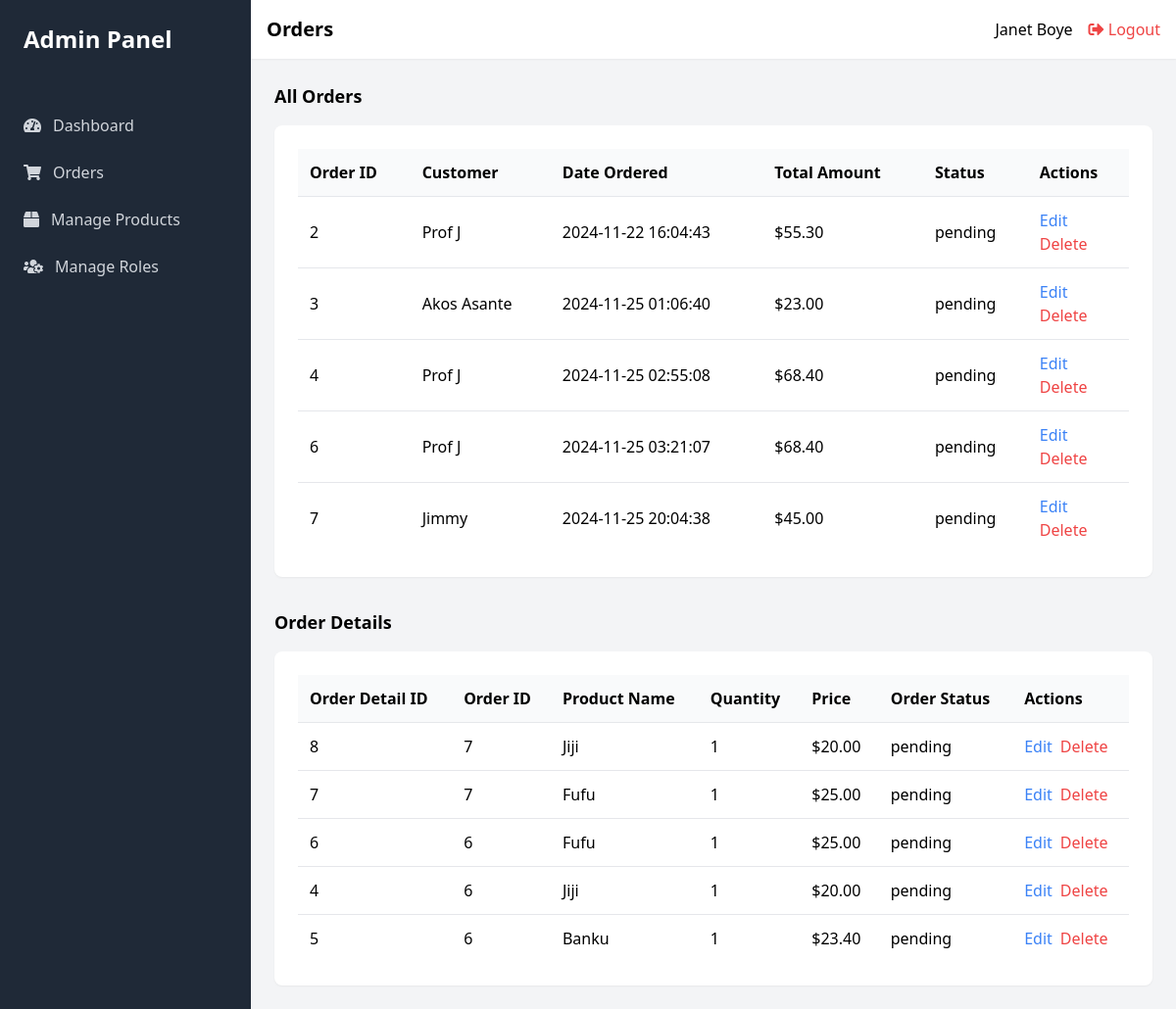
The app's page /view/manage_orders.php (signed in) with its own data.
### tables this page shows
CREATE TABLE `orders` (
  `order_id` int(11) NOT NULL,
  `user_id` int(11) NOT NULL,
  `date` datetime NOT NULL DEFAULT current_timestamp(),
  `total_amount` decimal(10,2) NOT NULL,
  `status` enum('pending','completed','collected','cancelled') NOT NULL DEFAULT 'pending'
);

CREATE TABLE `users` (
  `user_id` int(11) NOT NULL,
  `name` varchar(100) NOT NULL,
  `email` varchar(100) NOT NULL,
  `password` varchar(255) NOT NULL,
  `role` enum('administrator','inventory manager','sales personnel','customer') NOT NULL,
  `auth_pin` int(11) DEFAULT NULL,
  `last_update` timestamp NULL DEFAULT NULL ON UPDATE current_timestamp(),
  `otp_expiry` timestamp NULL DEFAULT NULL
);

CREATE TABLE `order_details` (
  `order_detail_id` int(11) NOT NULL,
  `order_id` int(11) NOT NULL,
  `product_id` int(11) NOT NULL,
  `qty` int(11) NOT NULL,
  `price` decimal(10,2) NOT NULL
);

CREATE TABLE `products` (
  `product_id` int(11) NOT NULL,
  `pname` varchar(100) NOT NULL,
  `description` text NOT NULL,
  `price` decimal(10,2) NOT NULL,
  `stock_qty` int(11) DEFAULT NULL
);

### controllers/order_controller.php (called while the page is built, shortened)
<?php
require_once("../classes/order_class.php");
function getOrdersController() {
    $orders = new Orders();
    return $orders->getOrders();
}
function getAllOrderDetailsController() {
    $order = new Orders();
    return $order->getAllOrderDetails();
}
?>

### classes/order_class.php (called while the page is built, shortened)
<?php
require_once ('../settings/db_class.php');
class Orders extends db_connection
{
    public function getAllOrderDetails() {
        $ndb = new db_connection();
        $sql = "SELECT `order_details`.`order_detail_id`, `orders`.`order_id`, `orders`.`status` AS order_status,
                        `order_details`.`qty`, `order_details`.`price`, `products`.`pname`
                FROM `order_details`
                JOIN `products` ON `order_details`.`product_id` = `products`.`product_id`
                JOIN `orders` ON `order_details`.`order_id` = `orders`.`order_id`
                ORDER BY `orders`.`date` DESC";
        if ($ndb->db_query($sql)) {
            $order_details = $ndb->db_fetch_all();
            return $order_details ? $order_details : [];
        } else {
            error_log("Error retrieving order details: " . mysqli_error($ndb->db_conn()));
            return [];
        }
    }
    function getOrders() {
        $ndb = new db_connection();
        $sql = "SELECT `orders`.*, `users`.`name` FROM `orders`
                JOIN `users` ON `orders`.`user_id` = `users`.`user_id`";
        $result = mysqli_query($ndb->db_conn(), $sql);
        $orders = array();
        if ($result && mysqli_num_rows($result) > 0) {
            while ($row = mysqli_fetch_assoc($result)) {
                $orders[] = $row;
            }
        }
        return $orders;
    }
}
?>

### settings/db_class.php (called while the page is built, shortened)
<?php
if (!class_exists('db_connection')) {
	class db_connection
	{
		public $db = null;
		public $results = null;
		function db_connect()
		{
			$this->db = mysqli_connect(SERVER, USERNAME, PASSWORD, DATABASE);
			if (mysqli_connect_errno()) {
				return false;
			} else {
				return true;
			}
		}
		function db_conn()
		{
			$this->db = mysqli_connect(SERVER, USERNAME, PASSWORD, DATABASE);
			if (mysqli_connect_errno()) {
				return false;
			} else {
				return $this->db;
			}
		}
		function db_query($sqlQuery)
		{
			$this->results = mysqli_query($this->db, $sqlQuery);
			if ($this->results == false) {
				return false;
			} else {
				return true;
			}
		}
		function db_fetch_all()
		{
			return mysqli_fetch_all($this->results, MYSQLI_ASSOC);
		}
	}
}
?>

### view/manage_orders.php (the view, shortened to what this page needs)
<?php
$role = $_SESSION['user_role'];
require_once('../controllers/order_controller.php');
$orders = getOrdersController();
$order_details = getAllOrderDetailsController();
?>
<!DOCTYPE html>
<html lang="en">
<head>
    <link href="https://cdn.jsdelivr.net/npm/tailwindcss@2.2.16/dist/tailwind.min.css" rel="stylesheet">
    <link rel="stylesheet" href="https://cdnjs.cloudflare.com/ajax/libs/font-awesome/5.15.3/css/all.min.css">
</head>
<body>
    <div class="flex h-screen bg-gray-100">
        <div class="w-64 bg-gray-800">
            <div class="p-6">
                <h1 class="text-2xl font-bold text-white">Admin Panel</h1>
            </div>
            <nav class="mt-6">
                <a href="admin.php" class="flex items-center py-3 px-6 text-gray-300 hover:bg-gray-700 hover:text-white transition-all duration-200">
                    <i class="fas fa-tachometer-alt mr-3"></i> Dashboard
                </a>
                <?php if ($role === 'administrator' || $role === 'sales personnel' || $role === 'inventory manager') { ?>
                    <a href="manage_orders.php" class="flex items-center py-3 px-6 text-gray-300 hover:bg-gray-700 hover:text-white transition-all duration-200">
                        <i class="fas fa-shopping-cart mr-3"></i> Orders
                    </a>
                <?php } ?>
                <?php if ($role === 'administrator' || $role === 'sales personnel' || $role === 'inventory manager') { ?>
                    <a href="manage_products.php" class="flex items-center py-3 px-6 text-gray-300 hover:bg-gray-700 hover:text-white transition-all duration-200">
                        <i class="fas fa-box mr-3"></i> Manage Products
                    </a>
                <?php } ?>
                <?php if ($role === 'administrator') { ?>
                    <a href="manage_roles.php" class="flex items-center py-3 px-6 text-gray-300 hover:bg-gray-700 hover:text-white transition-all duration-200">
                        <i class="fas fa-users-cog mr-3"></i> Manage Roles
                    </a>
                <?php } ?>
            </nav>
        </div>
        <div class="flex-1 overflow-x-hidden overflow-y-auto">
            <header class="bg-white shadow-sm p-4">
                <div class="flex items-center justify-between">
                    <h2 class="text-xl font-semibold">Orders</h2>
                    <div class="flex items-center">
                        <span class="mr-4"><?php echo $_SESSION['user_name']; ?></span>
                        <a href="../actions/logout_action.php" class="text-red-500 hover:text-red-700">
                            <i class="fas fa-sign-out-alt"></i> Logout
                        </a>
                    </div>
                </div>
            </header>
            <main class="p-6">
                <div class="flex justify-between items-center mb-4">
                    <h3 class="text-lg font-semibold">All Orders</h3>
                </div>
                <div class="bg-white p-6 rounded-lg shadow-sm">
                    <table class="w-full">
                        <thead>
                            <tr class="bg-gray-50">
                                <th class="p-3 text-left">Order ID</th>
                                <th class="p-3 text-left">Customer</th>
                                <th class="p-3 text-left">Date Ordered</th>
                                <th class="p-3 text-left">Total Amount</th>
                                <th class="p-3 text-left">Status</th>
                                <?php if ($role === 'administrator' || $role === 'sales personnel') { ?>
                                    <th class="p-3 text-left">Actions</th>
                                <?php } ?>
                            </tr>
                        </thead>
                        <tbody>
                            <?php foreach ($orders as $order) { ?>
                                <tr class="border-t">
                                    <td class="p-3"><?php echo $order['order_id']; ?></td>
                                    <td class="p-3"><?php echo $order['name']; ?></td>
                                    <td class="p-3"><?php echo $order['date']; ?></td>
                                    <td class="p-3">$<?php echo $order['total_amount']; ?></td>
                                    <td class="p-3"><?php echo $order['status']; ?></td>
                                    <?php if ($role === 'administrator' || $role === 'sales personnel') { ?>
                                        <td class="p-3">
                                            <form action="edit_order.php" method="POST">
                                                <button class="text-blue-500">Edit</button>
                                            </form>
                                            <form action="../actions/delete_order_action.php" method="POST">
                                                <button class="text-red-500">Delete</button>
                                            </form>
                                        </td>
                                    <?php } ?>
                                </tr>
                            <?php } ?>
                        </tbody>
                    </table>
                </div>
                <div class="mt-8">
                    <h3 class="text-lg font-semibold mb-4">Order Details</h3>
                    <div class="bg-white p-6 rounded-lg shadow-sm">
                        <table class="w-full">
                            <thead>
                                <tr class="bg-gray-50">
                                    <th class="p-3 text-left">Order Detail ID</th>
                                    <th class="p-3 text-left">Order ID</th>
                                    <th class="p-3 text-left">Product Name</th>
                                    <th class="p-3 text-left">Quantity</th>
                                    <th class="p-3 text-left">Price</th>
                                    <th class="p-3 text-left">Order Status</th>
                                    <?php if ($role === 'administrator' || $role === 'sales personnel') { ?>
                                        <th class="p-3 text-left">Actions</th>
                                    <?php } ?>
                                </tr>
                            </thead>
                            <tbody>
                                <?php foreach ($order_details as $detail) { ?>
                                    <tr class="border-t">
                                        <td class="p-3"><?php echo $detail['order_detail_id']; ?></td>
                                        <td class="p-3"><?php echo $detail['order_id']; ?></td>
                                        <td class="p-3"><?php echo $detail['pname']; ?></td>
                                        <td class="p-3"><?php echo $detail['qty']; ?></td>
                                        <td class="p-3">$<?php echo $detail['price']; ?></td>
                                        <td class="p-3"><?php echo $detail['order_status']; ?></td>
                                        <?php if ($role === 'administrator' || $role === 'sales personnel') { ?>
                                            <td class="p-3 flex space-x-2">
                                                <form action="edit_order_detail.php" method="POST">
                                                    <button class="text-blue-500">Edit</button>
                                                </form>
                                                <form action="../actions/delete_order_detail_action.php" method="POST">
                                                    <button class="text-red-500">Delete</button>
                                                </form>
                                            </td>
                                        <?php } ?>
                                    </tr>
                                <?php } ?>
                            </tbody>
                        </table>
                    </div>
                </div>
            </main>
        </div>
    </div>
</body>
</html>

### records on screen
orders: order_id "2", user.name "Prof J", date "2024-11-22 16:04:43", total_amount "55.30", status "pending"
orders: order_id "3", user.name "Akos Asante", date "2024-11-25 01:06:40", total_amount "23.00", status "pending"
orders: order_id "4", user.name "Prof J", date "2024-11-25 02:55:08", total_amount "68.40", status "pending"
orders: order_id "6", user.name "Prof J", date "2024-11-25 03:21:07", total_amount "68.40", status "pending"
orders: order_id "7", user.name "Jimmy", date "2024-11-25 20:04:38", total_amount "45.00", status "pending"
order_details: order_detail_id "8", order.order_id "7", product.pname "Jiji", qty "1", price "20.00", order.status "pending"
order_details: order_detail_id "7", order.order_id "7", product.pname "Fufu", qty "1", price "25.00", order.status "pending"
order_details: order_detail_id "6", order.order_id "6", product.pname "Fufu", qty "1", price "25.00", order.status "pending"
order_details: order_detail_id "4", order.order_id "6", product.pname "Jiji", qty "1", price "20.00", order.status "pending"
order_details: order_detail_id "5", order.order_id "6", product.pname "Banku", qty "1", price "23.40", order.status "pending"

### other values on screen
$_SESSION['user_name'] "Janet Boye"
